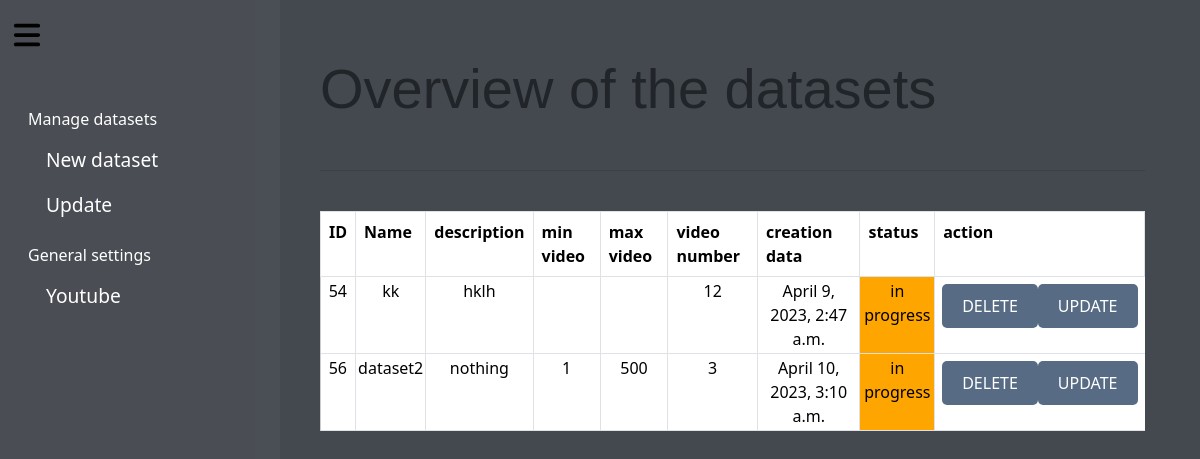
The page /display/ (signed in) on the database as committed earlier.
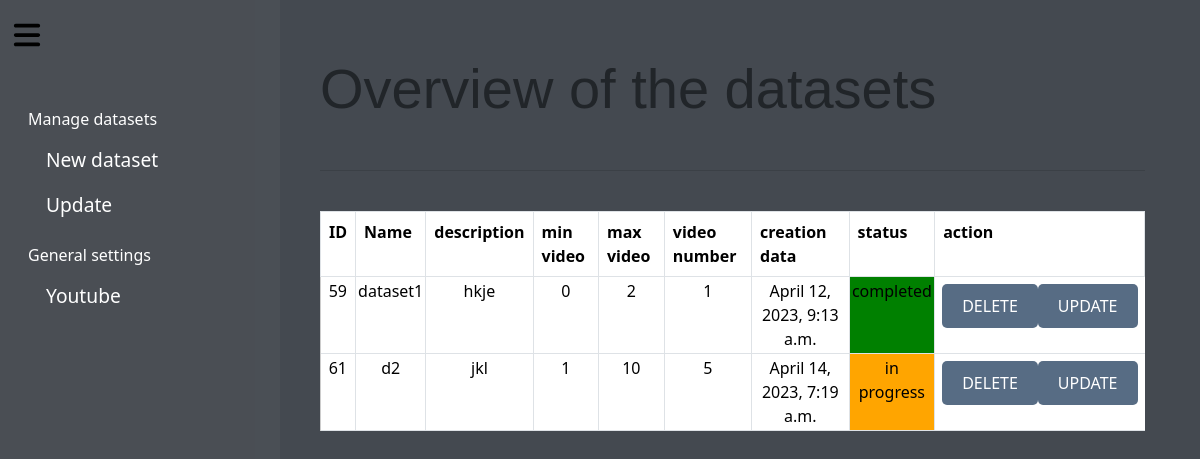
The same page on the database as committed later.
### crawler/models.py (models this page shows, shortened)
class datasetModel(models.Model):
    id=models.AutoField(primary_key=True)
    name= models.CharField(max_length=255)
    creation_date=models.DateTimeField()
    num_video=models.IntegerField(default=0)
    min_v=models.CharField(max_length=255, blank=True)
    max_v=models.CharField(max_length=255,blank=True)
    description=models.CharField(max_length=1000,blank=True)
    videos = models.ManyToManyField(dataModel, through='video_dataset',through_fields=('dataset', 'videos'))
    folder = models.CharField(max_length=255, blank=True)  # new field for folder path
    OPTIONS=[('in progress',"in progress"),('completed',"completed")]
    status = models.CharField(max_length=20, choices=OPTIONS,default="in progress")
    desired_num=models.IntegerField(default=0)
    author=models.CharField(max_length=1000,blank=True)
    OPTIONS1=[('mp4',"mp4"),('WebM',"WebM"),('3GP',"3GP")]
    OPTIONS2=[('720p',"720p"),('480p',"480p"),('360p',"360p")]
    videoformat = models.CharField(max_length=20, choices=OPTIONS1,default="mp4")
    resolution = models.CharField(max_length=20, choices=OPTIONS2,default="720p")
    annotation=models.CharField(max_length=255, blank=True)

### crawler/views.py (the view)
# urls.py: path('display/',views.display_dataset,name='display'),
@login_required
def display_dataset(request):
    data=datasetModel.objects.all()
    print(data)
    return render(request, 'update_dataset.html', {'data': data})

### crawler/templates/update_dataset.html (shortened to what this page needs)
{% extends 'main.html' %}
{% load static %}
{% block content %}
<h1>Overview of the datasets</h1>
<br>
<hr>
<br>
<table class=" table table-bordered">
  <tr class="tr_style">
      <th class='cur'>ID</th>
      <th class='cur'>Name</th>
      <th class='cur'>description</th>
      <th class='cur'>min video</th>
      <th class='cur'>max video</th>
      <th class='cur'>video number</th>
      <th class='cur'>creation data</th>
      <th class="cur">status</th>
      <th class='cur'>action</th>
    </tr>
    {% for item in data %}
        <tr >
            <td>
              {{ item.id }}</td>
            <td >{{ item.name }}</td>
            <td >{{item.description}}</td>
            <td >{{ item.min_v }}</td>
            <td >{{ item.max_v }}</td>
            <td>{{item.num_video}}</td>
            <td>{{item.creation_date}}</td>
            <td {% if item.status == "in progress" %} style="background-color: orange;"{% elif item.status == "completed" %} style="background-color: green;"{% endif %}>{{ item.status }}</td>
            <td >
              <form method="post" action="{% url 'update_d' %}">
                <div style="display: flex;padding: 5px;" >
              <button type="submit" name="delete" id="delete" >DELETE </button>
              <button type="submit" name="update" id="update" >UPDATE</button>
              </div>
              </form>
            </td>
        </tr>
    {% endfor %}
</table>
{% endblock %}

### crawler/templates/main.html (shortened to what this page needs)
{% load bootstrap5 %}
{% load static%}
<!DOCTYPE html>
<head>
    <link rel="stylesheet" type="text/css" href="{% static 'css/style.css' %}">
    {% load bootstrap5 %}
    {% bootstrap_css %}
</head>
<body>
<div class="row">
  <div class="item1" >
  <div id="item1" class="d-flex flex-column flex-shrink-0  text-white  c">
    <div id="text">
    <ul class="nav nav-pills flex-column mb-auto">
      <li class="mb-1" class="nav-link text-white">
        <button style="color:white;" class="btn btn-toggle align-items-center rounded collapsed" class="nav-link text-white" data-bs-toggle="collapse" data-bs-target="#d-collapse" aria-expanded="true">
          Manage datasets
        </button>
        <div class="collapse show" id="d-collapse">
          <ul class="btn-toggle-nav list-unstyled fw-normal pb-1 ">
            <li><a class="nav-link text-white"  href="{% url 'create_d' %}" > New dataset</a></li>
            <li><a class="nav-link text-white"  href="{% url 'display' %}" >Update</a></li>
          </ul>
        </div>
      </li>
      <li class="mb-1" class="nav-link text-white">
        <button style="color:white;" class="btn btn-toggle align-items-center rounded collapsed" class="nav-link text-white" data-bs-toggle="collapse" data-bs-target="#g-collapse" aria-expanded="true">
          General settings
        </button>
        <div class="collapse show" id="g-collapse">
          <ul class="btn-toggle-nav list-unstyled fw-normal pb-1 ">
            <li><a class="nav-link text-white"  href="{% url 'search' %}" >Youtube</a></li>
          </ul>
        </div>
      </li>
    </ul>
  </div>
  </div>
</div>
<div class="item2">
  <button id="collapse-btn">
</button>
</div>
  </div>
  <div class="content" id="content">
    {% block content %}{% endblock %}
</div>
  </body>

### crawler/static/css/style.css (style rules this page uses)
ul { list-style-type: none; }
body { background-color: #444950 !important; }
h1 { font-family:'Franklin Gothic Medium', 'Arial Narrow', Arial, sans-serif; font-size: 3.5rem !important; color: rgb(46, 46, 46); }
button[type="submit"],.st { background-color: #576c84; color: white; padding: 10px 20px; border: none; border-radius: 5px; cursor: pointer; font-size: 16px; text-align: center; display: flex; justify-content: center; width: 100%; }
.table { font-size:medium; }
.c { height: 100vh; width: 280px; font-size: larger; padding-top: 50px; position: fixed; padding-top :100px; cursor:pointer; background-color: rgba(128, 128, 128, 0.1); font-weight: 500; transition: width 0.3s ease-in-out; }
li { margin: 0px; margin-left: 15px; padding : 0px; }
ul { padding:0px !important; }
.content { margin-left: 300px; margin-right: 35px; padding: 20px; margin-top: 35px; }
.row { display: flex; }
.item2 { position: absolute; top: 0; left: 0; }
svg { width: 30px; height: 30px; margin-top: 20px; position: fixed; cursor:pointer; }
.collapse { transition: height 0.3s ease; }
table { border-collapse: collapse; border-color: #576c84; cursor: pointer; background-color: #ccc; }
td { padding:2px !important; }
.cur { cursor: pointer; background-color: #555; }
tr { resize: horizontal; overflow: auto; }
#item1 { width: 280px; transition: width 0.5s ease-in-out; }
.item2 { position: absolute; width: 50px; transition: width 0.5s ease-in-out; }
#content { transition: margin-left 0.5s ease-in-out; }
.item2 button { border: none; background: none; padding: 0; margin: 0; }
#collapse-btn { position:fixed; }
.tr_style { background-color: #555 !important; }
table { border-collapse: collapse; width: 100%; color: #333; font-size: 16px; text-align: left; }
th, td { padding: 12px; text-align: center; }
th { background-color: #eee; }
tr:nth-child(odd) { background-color: #f2f2f2; }
td:first-child { border-left: none; }
td:last-child { border-right: none; }

Rows that differ between the two databases and show on the page:
removed datasetModel: id "54", name "kk", description "hklh", num_video "12", creation_date "April 9, 2023, 2:47 a.m.", status "in progress"
removed datasetModel: id "56", name "dataset2", description "nothing", min_v "1", max_v "500", num_video "3", creation_date "April 10, 2023, 3:10 a.m.", status "in progress"
added datasetModel: id "59", name "dataset1", description "hkje", min_v "0", max_v "2", num_video "1", creation_date "April 12, 2023, 9:13 a.m.", status "completed"
added datasetModel: id "61", name "d2", description "jkl", min_v "1", max_v "10", num_video "5", creation_date "April 14, 2023, 7:19 a.m.", status "in progress"
